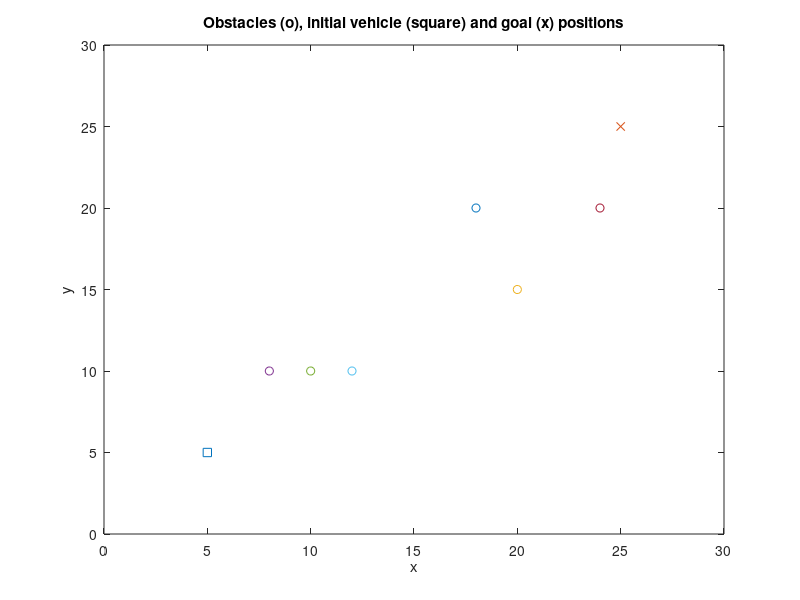

MATLAB code for this plot: (Note: this script raises an error after producing the figure.)
%%%%%%%%%%%%%%%%%%%%%%%%%%%%%%%%%%%%%%%%%%%%%%%%%%%%%%%%%%%%%%%%%%%%%%%%%
%   Vehicle guidance for obstacle avoidance example
%%%%%%%%%%%%%%%%%%%%%%%%%%%%%%%%%%%%%%%%%%%%%%%%%%%%%%%%%%%%%%%%%%%%%%%%%
%   Kevin Passino
%   Version: 1/25/01
%%%%%%%%%%%%%%%%%%%%%%%%%%%%%%%%%%%%%%%%%%%%%%%%%%%%%%%%%%%%%%%%%%%%%%%%%%

clear                % Initialize memory

xmin=[0; 0];         % Set edges of region want to search in
xmax=[30;30];

Nsteps=500;            % Maximum number of steps to produce

% Next set the parameters of the vehicle:

lambda=0.1;  % Step size to take in chosen direction at each move
Ns=16;        % Number of points on circular pattern to sense
r=1;          % Sensing radius
xs=0*ones(2,Ns); % Initialize
Jo(:,1)=0*ones(Ns,1);
Jg(:,1)=0*ones(Ns,1);
J(:,1)=0*ones(Ns,1);
theta(:,1)=0*ones(Ns,1);
for m=2:Ns  % Compute the angles to be used around the circle
	theta(m,1)=theta(m-1,1)+(pi/180)*(360/Ns); 
end

% Goal position of vehicle
xgoal=[25; 25];

% Initial vehicle position
x=[5; 5];

% Weighting parameters for planning (sets priority for being aggresive
% in the direction of the goal vs. avoiding obstacles
w1=1;
w2=1.0000e-04;

% Allocate memory 

x(:,2:Nsteps)=0*ones(2,Nsteps-1);

% The obstacles:

figure(1)
clf
% Plot initial and final positions
plot(5,5,'s',25,25,'x')
axis([0 30 0 30])
hold on
xlabel('x');
ylabel('y');
title('Obstacles (o), initial vehicle (square) and goal (x) positions');
hold on
% Plot obstacle positions (sets obstaclefunction)
plot(20,15,'o',8,10,'o',10,10,'o',12,10,'o',24,20,'o',18,20,'o')
hold off


%%%%%%%%%%%%%%%%%%%%%%%%%%%%%%%%%%%%%%%%%%%%%%%%%%%%%%
% Plot the functions:

xx=0:31/100:30;   % For our function the range of values we are considering
yy=xx;

% Compute the obstacle and goal functions

for jj=1:length(xx)
	for ii=1:length(yy)
		zz(ii,jj)=obstaclefunction([xx(jj);yy(ii)],w1);
	end
end
for jj=1:length(xx)
	for ii=1:length(yy)
		zzz(ii,jj)=goalfunction([xx(jj);yy(ii)],xgoal,w2);
	end
end

figure(2)
clf
surf(xx,yy,zz);
%colormap(jet)
% Use next line for generating plots to put in black and white documents.
colormap(white);
xlabel('x');
ylabel('y');
zlabel('w_1J_o');
title('Function w_1J_o showing (scaled) obstacle function values');


figure(3)
clf
contour(xx,yy,zz,25)
colormap(jet)
% Use next line for generating plots to put in black and white documents.
%colormap(white);
xlabel('x');
ylabel('y');
title('Contour map of w_1J_o and initial (square) and goal (x) positions');
hold on
% Plot initial and final positions
plot(5,5,'s',25,25,'x')
hold off

figure(4)
clf
surf(xx,yy,zzz);
view(82,26);
%colormap(jet)
% Use next line for generating plots to put in black and white documents.
colormap(white);
xlabel('x');
ylabel('y');
zlabel('w_2J_g');
title('Goal function (scaled)');
%rotate3d

figure(5)
clf
contour(xx,yy,zzz,25)
colormap(jet)
% Use next line for generating plots to put in black and white documents.
%colormap(gray);
xlabel('x');
ylabel('y');
title('Contour function of w_2J_g and initial (square) and goal (x) positions');
hold on
% Plot initial and final positions
plot(5,5,'s',25,25,'x')
hold off


figure(6)
clf
contour(xx,yy,zz+zzz,50)
colormap(jet)
% Use next line for generating plots to put in black and white documents.
%colormap(gray);
xlabel('x');
ylabel('y');
title('J=w_1J_o + w_2J_g and initial (square) and goal (x) positions');
hold on

% Plot initial and final positions
plot(5,5,'s',25,25,'x')

hold off

%%%%%%%%%%%%%%%%%%%%%%%%%%%%%%%%%%%%%%%%%%%%%%
% Start the simulation loop 

for k=1:Nsteps

	% Use projection to keep in boundaries (like hitting a wall and staying at it)
	
	x(:,k)=min(x(:,k),xmax);
	x(:,k)=max(x(:,k),xmin);

	% Sense points on circular pattern

	for m=1:Ns
		xs(:,m)=[x(1,k)+r*cos(theta(m,1)); x(2,k)+r*sin(theta(m,1))]; % Point on circular pattern
		Jo(m,1)=obstaclefunction(xs(:,m),w1); % Compute the obstace function (what is
											% sensed at each sensed point
		Jg(m,1)=goalfunction(xs(:,m),xgoal,w2); % Compute how well each point 
												% moves toward the goal
		J(m,1)=Jo(m,1)+Jg(m,1); % Compute function for opt. in planning
	end

	% Next pick the best direction
	
	[val,bestone]=min(J);
	
	% Then, update the vehicle position (pick best direction and move step of lambda that way)
		
	x(:,k+1)=[x(1,k)+lambda*cos(theta(bestone,1)); x(2,k)+lambda*sin(theta(bestone,1))];
	
	% But the vehicle is in a real environment so when it tries to move to that point it
	% only gets to near that point.  To simulate this we perterb the final position.
	
	Deltalambda=0.1*lambda*(2*rand-1); % Set the length perturbation to be up to 10% of the step size
	Deltatheta=2*pi*(2*rand-1); % Set to be 360deg variation from chosen direction
	x(:,k+1)=[x(1,k+1)+Deltalambda*cos(theta(bestone,1)+Deltatheta); ...
	           x(2,k+1)+Deltalambda*sin(theta(bestone,1)+Deltatheta)];
		
end % End main loop...



%%%%%%%%%%%%%%%%%%%%%%%%%%%%%%%%%%%%%%%%%%%%%%%%%%%%%%%%%%%%%%%%%%%%%%%%%
% Next, provide some plots of the results of the simulation.
%%%%%%%%%%%%%%%%%%%%%%%%%%%%%%%%%%%%%%%%%%%%%%%%%%%%%%%%%%%%%%%%%%%%%%%%%

t=0:Nsteps;  % For use in plotting

figure(7) 
clf
plot(t,x(1,:),'k-',t,x(2,:),'k--')
ylabel('x, y')
xlabel('Iteration, k')
title('Vehicle trajectory (x solid, y dashed)')


figure(8) 
clf
contour(xx,yy,zz,25)
colormap(jet)
% Use next line for generating plots to put in black and white documents.
%colormap(gray);
xlabel('x');
ylabel('y');
title('Vehicle path to avoid obstacles and reach goal');

hold on

plot(x(1,:),x(2,:),'r-')

plot(5,5,'s',25,25,'x')

hold off
%%%%%%%%%%%%%%%%%%%%%%%%%%%%%%%%%%%%%%%%%%%%%%%%%%%%%%%%%%%%%%%%%%%%%%%%%
% End of program
%%%%%%%%%%%%%%%%%%%%%%%%%%%%%%%%%%%%%%%%%%%%%%%%%%%%%%%%%%%%%%%%%%%%%%%%%